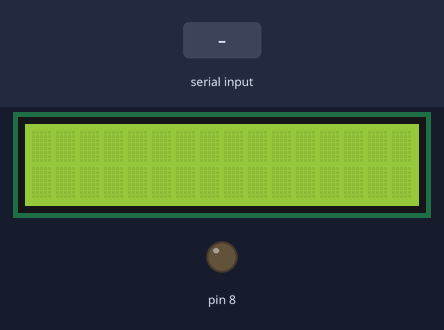
A sketch run on a simulated Arduino Uno, built for the host (arithmetic inside an expression is 32-bit, double 64-bit). Parts: 16×2 character LCD, output pins drawn as LEDs (lit = HIGH). Inputs (shaded band) come from the test bench. The audio player accepts every command and is not drawn.

Above: at 1.2 s.
1.3 s: "1" received over Serial
At 1.9 s:
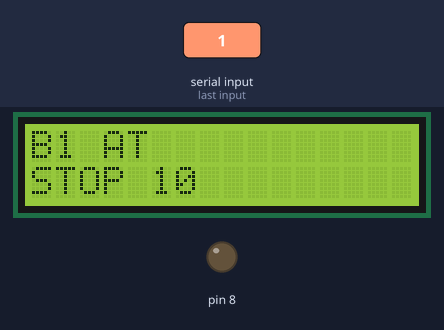
At 2.44 s:
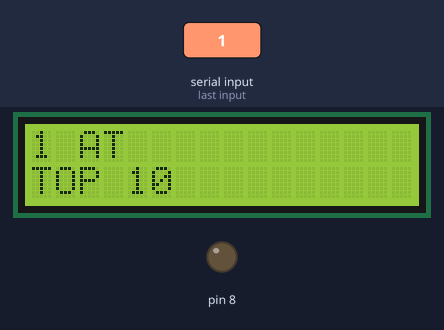
Timing chart, 0 to 4.3 s (numbered marks = the images above; inputs shaded):
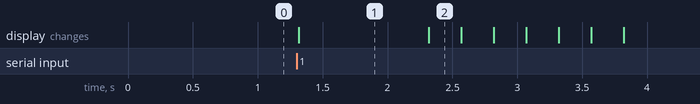

Measured:
- after the input at 1.3 s, the display: changes at once (image 1)
- what the display in image 1 shows lasts 1.0 s, from 1.3 s to 2.3 s

The sketch:

Slave_bus_code.ino
```cpp
#include <Arduino.h>
#include <Talkie.h>
//#include "Vocab_US_TI99.h"
#include <Wire.h>
#include <LiquidCrystal_I2C.h>

// Set the LCD address to 0x3F for a 16 chars and 2 line display
LiquidCrystal_I2C lcd(0x3F, 16, 2);
int state = 0;

Talkie voice;
const int8_t spSTOP[] PROGMEM ={0x0E,0xD8,0x5A,0x3D,0x02,0x11,0xF0,0x00,0x40,0x00,0xBA,0x0F,0x5F,0x85,0x4F,0xBD,0x2A,0x91,0xE4,0x16,0xB7,0xBA,0xD5,0x6D,0x6E,0x33,0x3A,0xDB,0xA7,0x94,0xC7,0xAE,0xEF,0x01,0x00,0x04,0xA0,0xBD,0x39,0x06,0xE0,0x01,0x00,0x00};
const int8_t spNUMBER[] PROGMEM ={0xA9,0x0D,0x0E,0x2A,0xDD,0x12,0xA7,0xD6,0x5B,0xE8,0x70,0x8F,0xBB,0x9A,0xAC,0x2D,0xCD,0xA4,0xF5,0xA9,0xA2,0xAA,0x4A,0xE5,0xC5,0xB7,0x38,0x99,0x57,0xD3,0xA6,0xD2,0xAA,0x64,0xCA,0x57,0xB8,0x50,0xE6,0x98,0xB9,0x9C,0xA6,0xE4,0x70,0x4B,0xEB,0x2B,0x53,0xE3,0x98,0xEA,0x61,0x6E,0x5D,0x67,0x3A,0x7B,0x3A,0xB7,0xEB,0x5D,0xEF,0x7A,0x5F,0xFB,0x34,0xD8,0x4D,0x9A,0x29,0xAD,0xFD,0xE8,0x26,0xD3,0x44,0x32,0xD5,0xAB,0x9B,0x5C,0x37,0xB2,0xE6,0xAC,0x66,0x8A,0x2B,0xC4,0x44,0xED,0x3E};
const int8_t spTEN[] PROGMEM ={0x0A,0xB0,0xDC,0xD4,0x01,0x83,0x86,0x28,0x20,0x85,0x10,0x01,0xB8,0x28,0x72,0xE2,0x34,0xCB,0x55,0xA2,0xEE,0x4D,0x6E,0x7A,0xB3,0x9B,0x9F,0x22,0x2E,0x77,0xF6,0x88,0x73,0xEB,0xDD,0xCE,0x2E,0x74,0xDE,0x42,0x4B,0x7A,0xA3,0xD8,0x85,0xDE,0x5B,0x18,0x89,0x4C,0xE9,0x7A,0x67,0xB0,0xC5,0x2B,0xA5,0xE9,0x95,0xE1,0x96,0xE8,0x84,0xAA,0xE7,0x4E,0xC3,0xEC,0x63,0x3F,0x00,0x00};


void looping_text();
void bus_announcement();

void setup() {
  // put your setup code here, to run once:
  Serial.begin(9600);   // Initiate a serial communication
// initialize the LCD
  lcd.begin();
  // Turn on the blacklight and print a message.
  lcd.backlight();
  pinMode(8, OUTPUT);
  digitalWrite(8, LOW);
// for the speaker
  voice.doNotUseInvertedOutput(true); //don’t use port 11
  voice.doNotUseNonInvertedOutput(false); // use only port 3
}

void loop() {
  // put your main code here, to run repeatedly

  if (Serial.available()>0)
  {
    state = Serial.read();
  }
   if (state == '2')
  {
  // make the led blink when blink person has been recognized (until blind person moves away from the stop)
    digitalWrite(8, HIGH);
  }

  if (state == '1')
  {
    // speaker say arrived at station
    // lcd screen say name of station
    lcd.setCursor(0,0);
   lcd.print("B1 AT ");
   lcd.setCursor(0,1);
   lcd.print("STOP 10 ");
    bus_announcement();
     looping_text();
    // lcd screen clear
   lcd.clear();
  }

  if (state == '3')
  {
  // make the led blink when blink person has been recognized (until blind person moves away from the stop)
    digitalWrite(8, LOW);
  }

}
void bus_announcement()
{
    delay(1000);
  voice.sayQ(spSTOP);
  voice.sayQ(spNUMBER);
  voice.sayQ(spTEN);
}


void looping_text() {
  // scroll 13 positions (string length) to the left
  // to move it offscreen left:
  for (int positionCounter = 0; positionCounter < 13; positionCounter++) {
    // scroll one position left:
    lcd.scrollDisplayLeft();
    // wait a bit:
    delay(250);
  }

  lcd.clear();
   lcd.setCursor(0,0);
   lcd.print("B1 AT ");
   lcd.setCursor(0,1);
   lcd.print("STOP 10 ");
    bus_announcement();

  // scroll 29 positions (string length + display length) to the right
  // to move it offscreen right:
  for (int positionCounter = 0; positionCounter < 29; positionCounter++) {
    // scroll one position right:
    lcd.scrollDisplayRight();
    // wait a bit:
    delay(250);
  }
  lcd.clear();
   lcd.setCursor(0,0);
   lcd.print("B1 AT ");
   lcd.setCursor(0,1);
   lcd.print("STOP 10 ");
    bus_announcement();

  lcd.clear();
}
```
